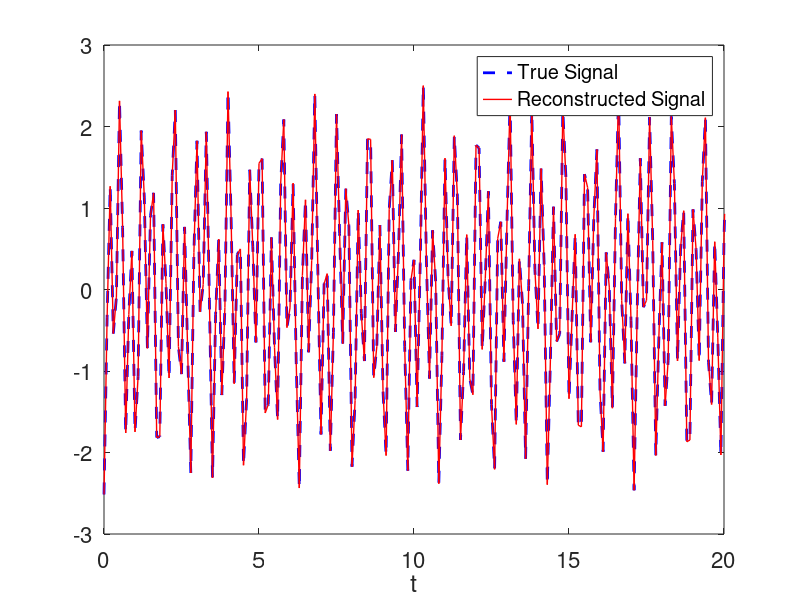

Recreate this plot in MATLAB. (Note: this script raises an error after producing the figure.)
% -------------------------------------------------------------------------
% Delay Coordinate Dynamic Mode Decomposition 
%
% This code applies the delay-coordinate DMD approach to scalar time series.
% There are two examples included: one synthetic example generated from a
% simple linear span of sines and cosines with differing frequencies and 
% another from the measurements of the nonlinear oscillations of the Van 
% der Pol oscillator. We further take the SVD of the Hankel matrix 
% associated to the Van der Pol measurements to demonstrate the nearly 
% linear oscillation of the observables coming from the left singular
% vectors in U.
%
% This script accompanies Section 2.2 of Computational Methods for
% Dynamical Systems. 
%
% Author: Jason J. Bramburger
% -------------------------------------------------------------------------

% Clean workspace
clear all; close all; clc

%% Simple synthetic example -----------------------------------------------
% Applying delay-cordinate DMD to a simple signal which is a linear 
%  span of sines and cosines with random frequencies between 0 and 20.  

% Generate data
dt = 0.1;
t = 0:dt:40;
numOsc = 2; 
x = zeros(1,length(t));

% Randomize frequencies and choice of sine or cosine
om = randi([0 20],numOsc,1);
sin_or_cos = randi([0 1],numOsc,1);
coeffs = 10*rand(numOsc,1) - 5;

% Create signal: x(t) = c_1*f_1(om_1*t) + c_2*f_2(om_2*t) + ... 
%   f_i are randomized to be either sine or cosine
for i = 1:numOsc
   
    if sin_or_cos(i) == 1
        x = x + coeffs(i)*sin(om(i)*t);
    else
        x = x + coeffs(i)*cos(om(i)*t);
    end
    
end

% Hankel matrix
delays = 2*numOsc; % tau = delays - 1
xd = hankel(x(1:delays+1),x(delays+1:end))';

% x_n+1 = a_1*x_{n - d + 1} + a_2*x_{n - d + 2} ... a_d*x_{n}  
xnp1 = xd(:,delays+1);
xn = xd(:,1:delays);
a = xn\xnp1;

% Create predicted signal
xpred = zeros(length(x),1);
xpred(1:delays) = x(1:delays); %xpred(1) = x(1), ... , xpred(d) = x(d) 

for j = delays+1:length(x)
    for k = 1:delays
       xpred(j) = xpred(j) + a(k)*xpred(j-delays+k-1); 
    end
end

% Plot results
plot(t,x,'b--','LineWidth',2)
hold on
plot(t,xpred,'r','LineWidth',1)
xlabel('t')
set(gca,'Fontsize',16,'Xlim',[0, 20])
legend('True Signal','Reconstructed Signal')

%% Generate Nonlinear Oscillation Example ---------------------------------
% Applying delay-cordinate DMD to the highly nonlinear Van der Pol signal.  

% Clean workspace
clear all; close all; clc

% Simulate ODE
dt = 0.05;
t = 0:dt:200;
x0 = [2; 2];
[t, x] = ode45(@(t,x) VdP(t,x),t,x0);

% Plot solution
subplot(2,1,1) % x(t)
plot(t,x(:,1),'b','Linewidth',2)
xlabel('t')
ylabel('x(t)')
set(gca,'Fontsize',16)
axis tight

subplot(2,1,2) % y(t)
plot(t,x(:,2),'r','Linewidth',2)
xlabel('t')
ylabel('y(t)')
set(gca,'Fontsize',16)
axis tight

%% Time-Delay Coordinate DMD on VdP ---------------------------------------

close all

% Hankel matrix
delays = 1000;
xd = hankel(x(1:delays+1,1),x(delays+1:end,1))';

% x_n+1 = a_1*x_{n - d + 1} + a_2*x_{n - d + 2} ... a_d*x_{n}  
xnp1 = xd(:,delays+1);
xn = xd(:,1:delays);
a = xn\xnp1;

% Create predicted signal
xpred = zeros(length(x(:,1)),1);
xpred(1:delays) = x(1:delays,1); %xpred(1) = x(1), ... , xpred(d) = x(d) 

for j = delays+1:length(x)
    for k = 1:delays
       xpred(j) = xpred(j) + a(k)*xpred(j-delays+k-1); 
    end
end

% Plot results
figure('Position', [100, 500, 700, 250])
plot(t,x(:,1),'b--','LineWidth',2)
hold on
plot(t,xpred,'r','LineWidth',2)
xlabel('$t$','interpreter','latex')
title(['$\tau =$ ', num2str(delays)],'interpreter','latex')
set(gca,'Fontsize',16,'Xlim',[0, t(end)/2],'Ylim',[-2.2, 2.2])
legend('True Signal','Reconstructed Signal')

%% SVD on Hankel Matrix ---------------------------------------------------

close all

% Hankel matrix
delays = 1000;
xd = hankel(x(1:delays,1),x(delays:end,1));

% Apply SVD
[U, S, V] = svd(xd); % SVD of delay matrix

% Plot SVD Results
figure('Position', [100, 500, 700, 500])
subplot(3,1,1) % Singular values
plot(diag(S)/max(diag(S)),'ko','Linewidth',2)
ylabel('$\sigma_j/\sigma_1$','interpreter','latex')
title(['$\tau =$ ', num2str(delays)],'interpreter','latex')
set(gca,'Fontsize',16,'Xlim',[0.9 min(delays+0.1,100+0.1)])

subplot(3,1,2) % Right-singular vectors
plot(t(1:end-delays+1),V(:,1),'r','Linewidth',2)
hold on
plot(t(1:end-delays+1),V(:,2),'b--','Linewidth',2)
xlabel('$t$','interpreter','latex')
set(gca,'Fontsize',16,'Xlim',[0 t(end-delays)])
legend('$v_1(t)$','$v_2(t)$','interpreter','latex')

subplot(3,1,3) % Right-singular vectors
plot(t(1:end-delays+1),V(:,3),'r','Linewidth',2)
hold on
plot(t(1:end-delays+1),V(:,4),'b--','Linewidth',2)
xlabel('$t$','interpreter','latex')
set(gca,'Fontsize',16,'Xlim',[0 t(end-delays)])
legend('$v_3(t)$','$v_4(t)$','interpreter','latex')

%% Time-Delay DMD on Low Rank Approximation of Hankel Matrix --------------

close all

% Find rank with 95% of energy
energy = 0;
energyTotal = sum(diag(S));
r = 0;
while energy <= 0.95
    r = r + 1;
    energy = energy + S(r,r)/energyTotal;
end

% Apply DMD to first r columns of V
X1 = V(1:end-1,1:r)';
X2 = V(2:end,1:r)'; 
[U2, S2, V2] = svd(X1,'econ');
A = U2'*X2*V2*diag(1./diag(S2));

% Plot eigenvalues of A
mu = eig(A);
plot(mu,'.','MarkerSize',10)
xlabel('Real Part','interpreter','latex')
ylabel('Imaginary Part','interpreter','latex')
title('Eigenvalues of the DMD Matrix','interpreter','latex')
set(gca,'Fontsize',16)


%% VdP Right-Hand-Side

function rhs = VdP(t,x)
    rhs = [x(2); -x(1) + 10*(1 - x(1)^2)*x(2)];
end
